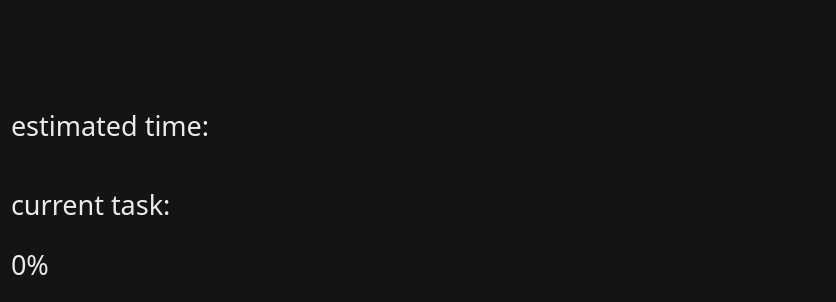
<?xml version="1.0" encoding="UTF-8"?>
<ui version="4.0">
 <class>Form</class>
 <widget class="QWidget" name="Form">
  <property name="geometry">
   <rect>
    <x>0</x>
    <y>0</y>
    <width>836</width>
    <height>302</height>
   </rect>
  </property>
  <property name="windowTitle">
   <string>Raisfeld encrypter</string>
  </property>
  <property name="windowIcon">
   <iconset>
    <normaloff>../raisfeld-encrypter-website/static/icon.ico</normaloff>../raisfeld-encrypter-website/static/icon.ico</iconset>
  </property>
  <property name="styleSheet">
   <string notr="true">#centralwidget {background-color:rgba(20, 20, 20, 250);}
#Form {background-color:rgba(20, 20, 20, 250);}
QMainWindow{background-color:rgba(20, 20, 20, 250);}

QWidget{
	color:rgba(249, 249, 249, 240);
}

QMenuBar{background-color:rgba(20, 20, 20, 250);}
QMenu{background-color:rgba(20, 20, 20, 250);}
QMenu::item:selected{background-color:rgba(229, 229, 229, 100);}
QMenuBar::item:selected{background-color:rgba(229, 229, 229, 100);}
QListWidget{background-color:rgba(20, 20, 20, 250);}
QSpinBox{background-color:rgba(20, 20, 20, 250);}

QMenu::separator{height:5px; background-color:rgba(191, 191, 191, 100);}

QComboBox {
	color:rgba(193, 193, 193, 250);
	background-color:rgba(29, 29, 29, 250);
	border:none;
}
QComboBox QAbstractItemView{
	color:rgba(193, 193, 193, 250);
	background-color:rgba(29, 29, 29, 250);
	border:none;
}
QLineEdit {
	color:rgba(193, 193, 193, 250);
	background-color:rgba(29, 29, 29, 250);
	border:none;
}
QTextEdit {
	color:rgba(193, 193, 193, 250);
	background-color:rgba(29, 29, 29, 250);
	border:none;
}
QProgressBar {
     border: 0px solid grey;
     border-radius: 0px;
     background-color:rgba(255, 255, 255, 0);
 }
QTableWidget {
    background-color: rgba(29, 29, 29, 250);
    color: rgba(193, 193, 193, 250);
}

QTableWidget::item {
    padding: 4px;
}

QTableWidget::item:selected {
    background-color: rgba(50, 50, 50, 250);
}

QTableWidget::item:focus {
    background-color: rgba(70, 70, 70, 250);
    outline: none;
}

QHeaderView::section {
    background-color: rgba(50, 50, 50, 250);
    color: rgba(193, 193, 193, 250);
    padding: 4px;
    border: none;
}

QHeaderView {
    background-color: rgba(50, 50, 50, 250);
    color: rgba(193, 193, 193, 250);
    padding: 4px;
    border: none;
}

QHeaderView::section:checked {
    background-color: rgba(70, 70, 70, 250);
}
 QTableView QTableCornerButton::section {
    background-color: rgba(50, 50, 50, 250);
 }

QPushButton{background-color:rgba(59, 59, 59, 250);}
QPushButton:hover{background-color:rgba(107, 107, 107, 250);}</string>
  </property>
  <layout class="QVBoxLayout" name="verticalLayout">
   <item alignment="Qt::AlignHCenter">
    <widget class="QLabel" name="Task">
     <property name="font">
      <font>
       <family>Secular One</family>
       <pointsize>20</pointsize>
      </font>
     </property>
     <property name="text">
      <string/>
     </property>
    </widget>
   </item>
   <item>
    <layout class="QHBoxLayout" name="horizontalLayout">
     <item>
      <widget class="QLabel" name="Estimation">
       <property name="font">
        <font>
         <family>Secular One</family>
         <pointsize>20</pointsize>
        </font>
       </property>
       <property name="text">
        <string>estimated time:</string>
       </property>
      </widget>
     </item>
     <item alignment="Qt::AlignRight">
      <widget class="QLabel" name="TimeLeft">
       <property name="font">
        <font>
         <family>Secular One</family>
         <pointsize>20</pointsize>
        </font>
       </property>
       <property name="text">
        <string/>
       </property>
      </widget>
     </item>
    </layout>
   </item>
   <item>
    <layout class="QHBoxLayout" name="horizontalLayout_2">
     <item>
      <widget class="QLabel" name="Current">
       <property name="font">
        <font>
         <family>Secular One</family>
         <pointsize>20</pointsize>
        </font>
       </property>
       <property name="text">
        <string>current task:</string>
       </property>
      </widget>
     </item>
     <item>
      <widget class="QLabel" name="Tasks">
       <property name="font">
        <font>
         <family>Secular One</family>
         <pointsize>20</pointsize>
        </font>
       </property>
       <property name="text">
        <string/>
       </property>
      </widget>
     </item>
    </layout>
   </item>
   <item>
    <widget class="QProgressBar" name="progressBar">
     <property name="font">
      <font>
       <family>Secular One</family>
       <pointsize>20</pointsize>
      </font>
     </property>
     <property name="minimum">
      <number>0</number>
     </property>
     <property name="value">
      <number>0</number>
     </property>
    </widget>
   </item>
  </layout>
 </widget>
 <resources/>
 <connections/>
</ui>
